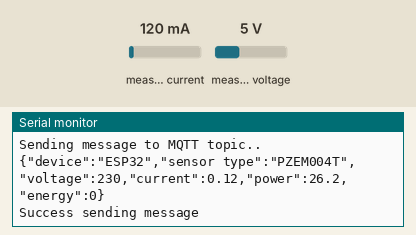
The sketch below on a simulated ESP32. Shown: the last lines printed to the serial monitor. The test bench sets the inputs (shaded band); at power-on: measured current 120 mA, measured voltage 5 V. WiFi joins after 1.5 s; servers stay silent unless stated; no MQTT or app messages arrive unless stated.

Above: at 2.7 s.
2.8 s: measured current set to 1960 mA
At 4.8 s:
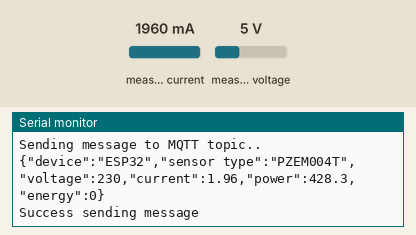
6.1 s: measured voltage set to 0.3 V
At 6.8 s:
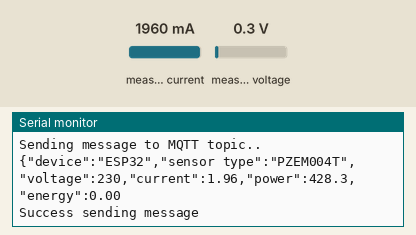
7.6 s: measured current set to 40 mA
At 8.4 s:
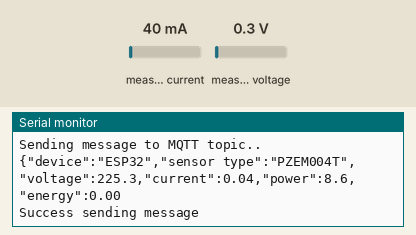

Measured:
- after the input at 2.8 s, the serial monitor: prints a new line after 0.89 s (image 1)
- after the input at 7.6 s, the serial monitor: prints a new line after 0.24 s (image 3)

The sketch:

esp32-pzem004t-wifi.ino
```cpp
#include <ArduinoJson.h>    // ArduinoJson library v5.9.0
#include <WiFi.h>
#include <PubSubClient.h>
#include <PZEM004Tv30.h>
#define RXD2 16
#define TXD2 17

const char* ssid = "ssid";             // your wifi ssid
const char* password = "password";     // your wifi password
const char* mqttServer = "192.168.1.100";   // mqtt server address
const int mqttPort = 1883;                  // mqtt port
const char* mqttUser = "mqtt_username";     // your mqtt user
const char* mqttPassword = "mqtt_password"; // your mqtt password

float v;  // variable for voltage
float c;  // variable for current
float p;  // variable for power
float e;  // variable for energy

PZEM004Tv30 pzem(&Serial2);
WiFiClient espClient;
PubSubClient client(espClient);

void setup() {
  Serial.begin(115200);
  Serial2.begin(9600, SERIAL_8N1, RXD2, TXD2);

  WiFi.begin(ssid, password);
  while (WiFi.status() != WL_CONNECTED) {
    delay(500);
    Serial.println("Connecting to WiFi..");
  }
  Serial.println("Connected to the WiFi network");

  client.setServer(mqttServer, mqttPort);
  while (!client.connected()) {
    Serial.println("Connecting to MQTT...");
    if (client.connect("ESP32Client", mqttUser, mqttPassword )) {
      Serial.println("connected");
    } else {
      Serial.print("failed with state ");
      Serial.print(client.state());
      delay(2000);
    }
  }
}

void loop() {
    readPZEM();
    StaticJsonBuffer <300> JSONbuffer;
    JsonObject& JSONencoder = JSONbuffer.createObject();

    JSONencoder["device"] = "ESP32";
    JSONencoder["sensor type"] = "PZEM004T";
    JSONencoder["voltage"] = v;
    JSONencoder["current"] = c;
    JSONencoder["power"] = p;
    JSONencoder["energy"] = e;

    char JSONmessageBuffer[100];
    JSONencoder.printTo(JSONmessageBuffer, sizeof(JSONmessageBuffer));
    Serial.println("Sending message to MQTT topic..");
    Serial.println(JSONmessageBuffer);

    if (client.publish("esp/pzem004t", JSONmessageBuffer) == true) {
      Serial.println("Success sending message");
    } else {
      Serial.println("Error sending message");
    }

    delay(2000);
    client.loop();
}

void readPZEM(){
    v = pzem.voltage();
    c = pzem.current();
    p = pzem.power();
    e = pzem.energy();
}
```
